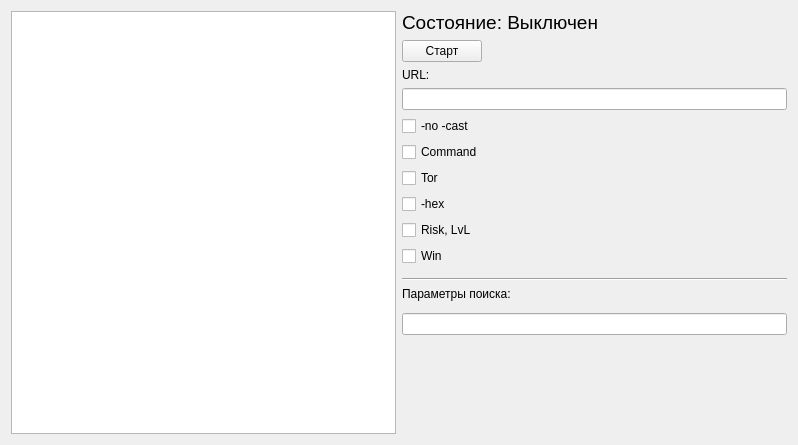
<?xml version="1.0" encoding="UTF-8"?>
<ui version="4.0">
 <class>FormSite</class>
 <widget class="QWidget" name="FormSite">
  <property name="geometry">
   <rect>
    <x>0</x>
    <y>0</y>
    <width>798</width>
    <height>445</height>
   </rect>
  </property>
  <property name="windowTitle">
   <string>Form</string>
  </property>
  <layout class="QGridLayout" name="gridLayout">
   <item row="5" column="1">
    <widget class="QCheckBox" name="checkBox_Tor">
     <property name="text">
      <string>Tor</string>
     </property>
    </widget>
   </item>
   <item row="0" column="1">
    <layout class="QVBoxLayout" name="verticalLayout_2">
     <item>
      <widget class="QLabel" name="labelState">
       <property name="font">
        <font>
         <pointsize>14</pointsize>
        </font>
       </property>
       <property name="styleSheet">
        <string notr="true"/>
       </property>
       <property name="text">
        <string>Состояние: Выключен</string>
       </property>
      </widget>
     </item>
     <item>
      <layout class="QHBoxLayout" name="horizontalLayout">
       <item>
        <widget class="QPushButton" name="pushButton_StartStop">
         <property name="text">
          <string>Старт</string>
         </property>
        </widget>
       </item>
       <item>
        <spacer name="horizontalSpacer_2">
         <property name="orientation">
          <enum>Qt::Horizontal</enum>
         </property>
         <property name="sizeHint" stdset="0">
          <size>
           <width>40</width>
           <height>20</height>
          </size>
         </property>
        </spacer>
       </item>
      </layout>
     </item>
    </layout>
   </item>
   <item row="11" column="1">
    <widget class="QLabel" name="label_2">
     <property name="text">
      <string>Параметры поиска:</string>
     </property>
    </widget>
   </item>
   <item row="10" column="1">
    <widget class="Line" name="line">
     <property name="orientation">
      <enum>Qt::Horizontal</enum>
     </property>
    </widget>
   </item>
   <item row="1" column="1">
    <widget class="QLabel" name="label">
     <property name="text">
      <string>URL: </string>
     </property>
    </widget>
   </item>
   <item row="8" column="1">
    <widget class="QCheckBox" name="checkBox_Win">
     <property name="text">
      <string>Win</string>
     </property>
    </widget>
   </item>
   <item row="13" column="1">
    <widget class="QLineEdit" name="lineEdit_searchParametrs"/>
   </item>
   <item row="3" column="1">
    <widget class="QCheckBox" name="checkBox_noCast">
     <property name="text">
      <string>-no -cast</string>
     </property>
    </widget>
   </item>
   <item row="16" column="1">
    <spacer name="horizontalSpacer">
     <property name="orientation">
      <enum>Qt::Horizontal</enum>
     </property>
     <property name="sizeHint" stdset="0">
      <size>
       <width>40</width>
       <height>20</height>
      </size>
     </property>
    </spacer>
   </item>
   <item row="7" column="1">
    <widget class="QCheckBox" name="checkBox_RiskLvL">
     <property name="text">
      <string>Risk, LvL</string>
     </property>
    </widget>
   </item>
   <item row="0" column="0" rowspan="17">
    <widget class="QTextEdit" name="InformationTable"/>
   </item>
   <item row="15" column="1">
    <spacer name="verticalSpacer">
     <property name="orientation">
      <enum>Qt::Vertical</enum>
     </property>
     <property name="sizeHint" stdset="0">
      <size>
       <width>20</width>
       <height>40</height>
      </size>
     </property>
    </spacer>
   </item>
   <item row="4" column="1">
    <widget class="QCheckBox" name="checkBox_Command">
     <property name="text">
      <string>Command</string>
     </property>
    </widget>
   </item>
   <item row="6" column="1">
    <widget class="QCheckBox" name="checkBox_Hex">
     <property name="text">
      <string>-hex</string>
     </property>
    </widget>
   </item>
   <item row="2" column="1">
    <widget class="QLineEdit" name="lineEdit_url"/>
   </item>
  </layout>
 </widget>
 <resources/>
 <connections/>
</ui>
